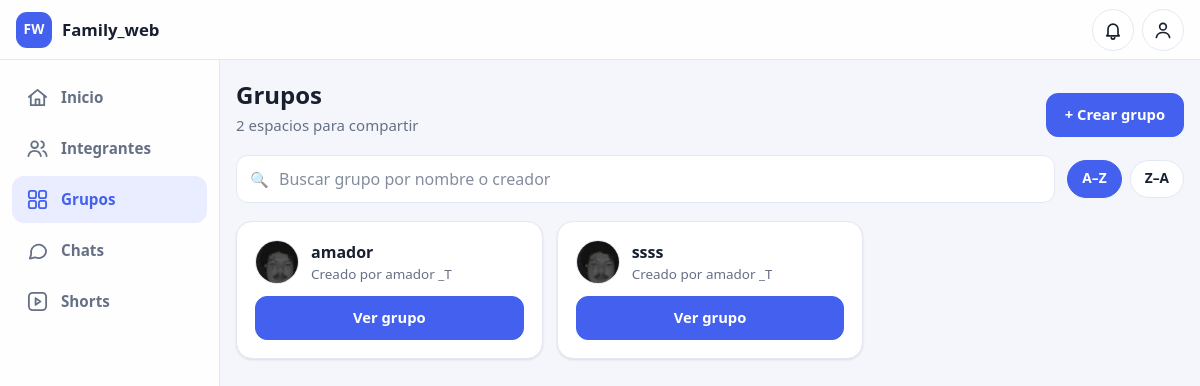
Before: /grupos (signed in) with the older database file.
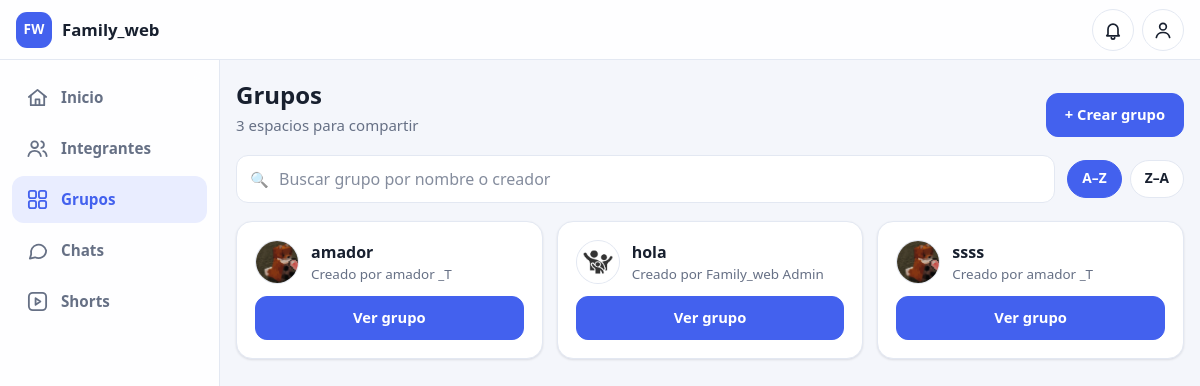
After: the same page with the newer database file.
### tables this page shows
CREATE TABLE grupos (
    id INTEGER PRIMARY KEY AUTOINCREMENT,
    nombre TEXT NOT NULL,
    creador_id INTEGER NOT NULL,
    fecha_creacion TIMESTAMP DEFAULT CURRENT_TIMESTAMP,
    FOREIGN KEY(creador_id) REFERENCES users(id)
);

CREATE TABLE users (
    id INTEGER PRIMARY KEY AUTOINCREMENT,
    nombre TEXT NOT NULL,
    apellido TEXT NOT NULL,
    email TEXT UNIQUE NOT NULL,
    password TEXT NOT NULL,
    fecha_nac TEXT,
    municipio TEXT,
    pais TEXT,
    foto TEXT
, telefono TEXT, direccion TEXT, estado_civil TEXT, bio TEXT, activo INTEGER DEFAULT 0);

### blueprints/groups.py (the view)
@groups_bp.route("/grupos")
def grupos():
    if "user_id" not in session:
        return redirect("/login")
    user_id = session["user_id"]
    with get_db() as conn:
        c = conn.cursor()
        c.execute(
            """
            SELECT g.id, g.nombre, u.nombre, u.apellido, u.foto
            FROM grupos g
            JOIN grupos_miembros gm ON g.id = gm.grupo_id
            JOIN users u ON g.creador_id = u.id
            WHERE gm.user_id = ?
            ORDER BY g.id DESC
            """,
            (user_id,),
        )
        grupos = c.fetchall()
    return render_template("grupos.html", grupos=grupos)

### db.py (called while the page is built)
def get_db():
    return sqlite3.connect(DB_PATH, timeout=20)

### templates/grupos.html (shortened to what this page needs)
<!DOCTYPE html>
<html lang="es">
<head>
  <link rel="stylesheet" href="/static/base.css">
</head>
<body class="with-nav">
  <header class="topbar">
    <a class="brand" href="/user_home">
      <span class="logo">FW</span>
      <span class="brand-title">Family_web</span>
    </a>
    <div class="top-actions">
      <a class="icon-btn" href="/notificaciones" aria-label="Notificaciones" title="Notificaciones">
        <svg viewBox="0 0 24 24" aria-hidden="true"><path d="M6 17V11a6 6 0 1 1 12 0v6l1.5 2h-15Z"/><path d="M10 21a2 2 0 0 0 4 0"/></svg>
      </a>
      <details class="menu">
        <summary class="icon-btn" aria-label="Mi cuenta" title="Mi cuenta"><svg viewBox="0 0 24 24" aria-hidden="true"><circle cx="12" cy="8" r="4"/><path d="M4 21c.8-4 3.8-6 8-6s7.2 2 8 6"/></svg></summary>
      </details>
    </div>
  </header>
  <nav class="tabbar" aria-label="Navegación principal">
    <a class="tab" href="/user_home"><svg viewBox="0 0 24 24" aria-hidden="true"><path d="M3 11.5 12 4l9 7.5"/><path d="M5 10v10h14V10"/><path d="M10 20v-6h4v6"/></svg><span>Inicio</span></a>
    <a class="tab" href="/members_view"><svg viewBox="0 0 24 24" aria-hidden="true"><circle cx="9" cy="8" r="3.5"/><path d="M2.5 20c.6-3.6 3.2-5.5 6.5-5.5s5.9 1.9 6.5 5.5"/><path d="M16 4.6a3.5 3.5 0 0 1 0 6.8"/><path d="M18 14.8c2 .6 3.2 2.3 3.5 5.2"/></svg><span>Integrantes</span></a>
    <a class="tab active" href="/grupos" aria-current="page"><svg viewBox="0 0 24 24" aria-hidden="true"><rect x="3" y="3" width="7.5" height="7.5" rx="2"/><rect x="13.5" y="3" width="7.5" height="7.5" rx="2"/><rect x="3" y="13.5" width="7.5" height="7.5" rx="2"/><rect x="13.5" y="13.5" width="7.5" height="7.5" rx="2"/></svg><span>Grupos</span></a>
    <a class="tab" href="/inbox"><svg viewBox="0 0 24 24" aria-hidden="true"><path d="M21 12a8 8 0 0 1-11.6 7.1L4 20.5l1.4-4.6A8 8 0 1 1 21 12Z"/></svg><span>Chats</span></a>
    <a class="tab" href="/shorts"><svg viewBox="0 0 24 24" aria-hidden="true"><rect x="3" y="3" width="18" height="18" rx="4"/><path d="m10 8.5 5 3.5-5 3.5Z"/></svg><span>Shorts</span></a>
  </nav>
  <main class="page wide">
    <div class="page-head">
      <div>
        <h1>Grupos</h1>
        <p>{{ grupos|length }} espacios para compartir</p>
      </div>
      <a class="btn primary" href="/crear_grupo">+ Crear grupo</a>
    </div>
    <section class="tools">
      <div class="search-wrap">
        <span class="search-ico">🔍</span>
        <input id="search" type="search" placeholder="Buscar grupo por nombre o creador" autocomplete="off">
      </div>
      <div class="chips">
        <button class="chip active" type="button" data-sort="az">A–Z</button>
        <button class="chip" type="button" data-sort="za">Z–A</button>
      </div>
    </section>
    <section class="grid-cards" id="grid">
      {% for g in grupos %}
      <article class="card item-card group"
               data-name="{{ (g[1] or '')|lower }}"
               data-creator="{{ ((g[2] or '') ~ ' ' ~ (g[3] or ''))|lower }}">
        <div class="card-top">
          {% if g[4] and g[4] != "" %}
            <img src="/{{ g[4].replace('\\','/') }}" class="avatar" alt="Creador">
          {% else %}
            <img src="/static/default_user.png" class="avatar" alt="Sin foto">
          {% endif %}
          <div class="who">
            <h3 class="group-name">{{ g[1] }}</h3>
            <p class="creator">Creado por {{ g[2] }} {{ g[3] }}</p>
          </div>
        </div>
        <div class="card-actions">
          <a class="btn primary" href="/grupo/{{ g[0] }}">Ver grupo</a>
        </div>
      </article>
      {% endfor %}
    </section>
  </main>
</body>
</html>

Changed rows visible on the page:
changed through a linked row, grupos (number 1 of 3 on the later page): foto: picture added in place of a placeholder
changed through a linked row, grupos "ssss": foto: picture added in place of a placeholder
now on this page (row unchanged): grupos: shows a picture, nombre "hola", nombre "Family_web", apellido "Admin"
Other visible differences:
{{ grupos|length }}: "2" → "3"
